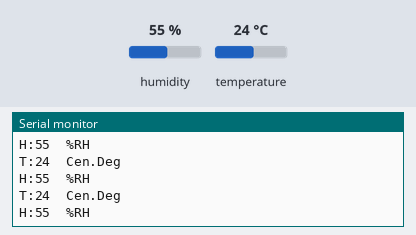
A sketch run on a simulated Arduino Uno, built with avr-gcc and run on an emulated ATmega328P. On the bench: the last lines printed to the serial monitor. The inputs (shaded band) are chosen by the test bench; at power-on: humidity 55 %, temperature 24 °C.

Above: at 2.8 s.
2.9 s: humidity set to 22 %
At 5.5 s:
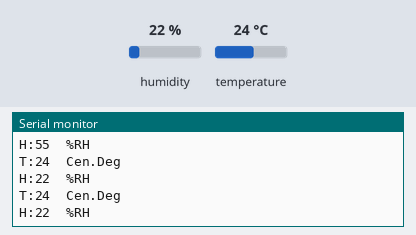
5.6 s: temperature set to 12 °C
At 6.6 s:
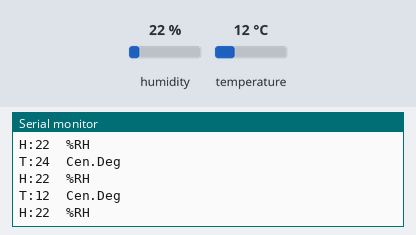
8.3 s: humidity set to 40 %
At 11.0 s:
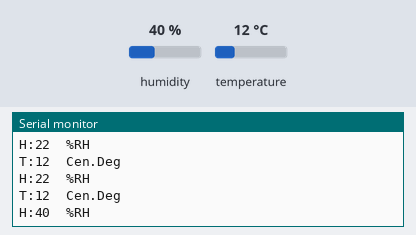
Timing chart, 0 to 12.5 s (numbered marks = the images above; inputs shaded):
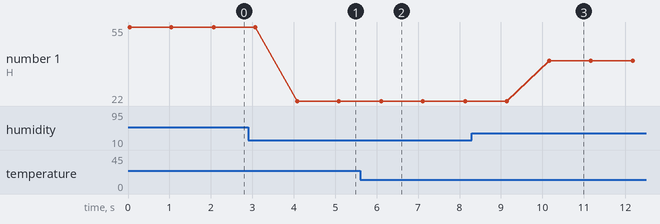

Measured:
- after the input at 2.9 s, the serial monitor: prints a new line after 1.2 s (image 1)
- after the input at 5.6 s, the serial monitor: prints a new line after 0.50 s (image 2)
- after the input at 8.3 s, the serial monitor: prints a new line after 1.9 s (image 3)
- plotted number 1: 55 → 22 after the input at 2.9 s, 22 → 40 after the input at 8.3 s

The sketch:

DHT11_SOIL.ino
```cpp
int temp,hum;
#include "DHT.h"
#define DHTPIN 6                       // Digital Pin 5
#define DHTTYPE DHT11                  // We are Using DHT11
DHT dht(DHTPIN, DHTTYPE);
unsigned char j=0;
void setup() {
  Serial.begin(9600);                  // enable software serial
  dht.begin();
}

void loop() {

  hum =  dht.readHumidity();             // Reading Humidity Value
  temp = dht.readTemperature();        // Reading Temperature Valuet


  Serial.print("T:");
  Serial.print(temp);
  Serial.println("  Cen.Deg ");

  Serial.print("H:");
  Serial.print(hum);
  Serial.println("  %RH");
  delay(1000);
}
```
